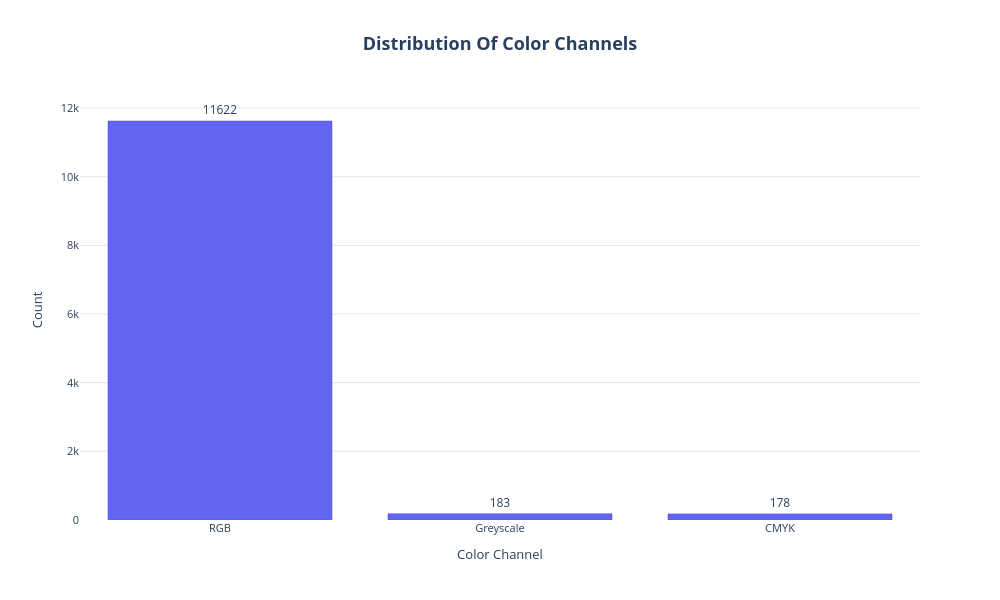

The notebook cell this image was saved under:
### Markdown cell above
huge file at "\rare_species\mollusca_cardiidae\30003931_46473744_eol-full-size-copy.jpg"

### Code cell
plot_color_chanels_counts(metadata)

### Figure 1 — Plotly figure (JSON) as saved in the notebook; plotly's stock layout.template omitted (floating-point values rounded to 4 significant figures)
{"data": [{"customdata": [96.99, 1.527, 1.485], "hovertemplate": "<b>%{x}</b><br>Images: %{y}<br>Percentage: %{customdata:.2f}%<extra></extra>", "marker": {"color": "#6366f1", "line": {"color": "#4f46e5", "width": 0.5}}, "text": [11620.0, 183.0, 178.0], "textfont": {"size": 12}, "textposition": "outside", "type": "bar", "x": ["RGB", "Greyscale", "CMYK"], "y": [11622, 183, 178]}], "layout": {"font": {"size": 11}, "height": 600, "paper_bgcolor": "white", "plot_bgcolor": "white", "showlegend": false, "title": {"font": {"size": 18}, "text": "<b>Distribution Of Color Channels</b>", "x": 0.5, "xanchor": "center"}, "width": 1000, "xaxis": {"showgrid": false, "tickfont": {"size": 11}, "title": {"text": "Color Channel"}}, "yaxis": {"gridcolor": "#e5e7eb", "gridwidth": 1, "showgrid": true, "title": {"text": "Count"}}}}
